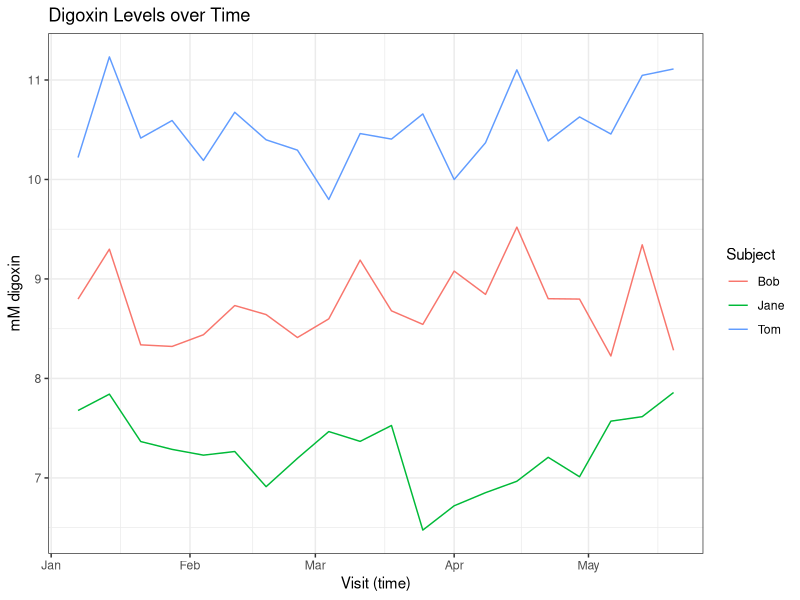

R code for this plot: (Note: this script raises an error after producing the figure.)
setwd("~/Dropbox/Documents/Teaching/Mathematical Modeling")

install.packages("deSolve")
install.packages("ggplot2")
install.packages("optimx")
library(deSolve)
library(ggplot2)
library(optimx)

ctl <- c(4.17,5.58,5.18,6.11,4.50,4.61,5.17,4.53,5.33,5.14)
trt <- c(4.81,4.17,4.41,3.59,5.87,3.83,6.03,4.89,4.32,4.69)
group <- gl(2, 10, 20, labels = c("Ctl","Trt"))
weight <- c(ctl, trt)
lm.D9 <- lm(weight ~ group)


x <- 2
y <- 3L #declare integer

x*y
x+y
x^3
x**3
x-y

x <- c(1,6,2,4)
y <- c(2,1,3)

z <- matrix(y,nrow=2,ncol=3)
z <- matrix(y,nrow=2,ncol=3, byrow=T)

###read data!

digoxin <- read.csv("Digoxin.csv", header = T)

digoxin$Visit <- as.Date(digoxin$Visit, format = "%m/%d/%y")

digoxin$Weight <- as.numeric(as.character(digoxin$Weight))
digoxin$Weight[1] <- 70

as.numeric(digoxin$Visit)

##### BEGIN ANALYSIS
library(ggplot2)

g <- ggplot(data=digoxin, aes(x=Visit, y=mM_Digoxin, group = Subject))

#note plus sign at end of line to add a linebreak in the ggplot command
g + geom_line(aes(color = Subject)) + theme_bw() + ylab("mM digoxin") + xlab("Visit (time)") +
   ggtitle("Digoxin Levels over Time")


lm(mM_Digoxin ~ Weight + I(sin(2*pi/30*Visit)), data=digoxin)

m1 <- lm(mM_Digoxin ~ Weight + I(sin(2*pi/30*as.numeric(Visit))), data=digoxin)
summary(m1)

m2 <- lm(mM_Digoxin ~ Weight + I(sin(2*pi/30*as.numeric(Visit))) - 1, data=digoxin)
summary(m2)

anova(m1,m2) #m2 would be favored
plot(m2)

digoxin$predicted <- predict(m2)

g <- ggplot(data=digoxin, aes(x=Visit, y=mM_Digoxin, group = Subject))

g + geom_line(aes(color = Subject)) + geom_line(aes(y=predicted, color = Subject), lty = 2) + 
  theme_bw() + ylab("mM digoxin") + 
  xlab("Visit (time)") +
  ggtitle("Digoxin Levels over Time with Fits")


### let's try lagging the time variable because we don't know what day = 0

plot(I(sin(as.numeric(digoxin$Visit)*2*pi/30))[1:20], type="l") #high level plot command
lines(I(sin((as.numeric(digoxin$Visit)-15)*2*pi/30))[1:20], type="l", col="red") #low level command


###we'll loop over lags and see which is best

findLag <- data.frame(lag=0:29, aic = NA)

for(i in 1:nrow(findLag)){
  lag <- findLag$lag[i]
  findLag$aic[i] <- with(digoxin,{
    time <- as.numeric(Visit) - lag
    trans_time <- sin(time * 2 * pi / 30)
    model <- lm(mM_Digoxin ~ Weight + trans_time - 1)
    AIC(model)
  })
}

plot(findLag, type = "l")
min(findLag$aic)
bestLag <- findLag$lag[which.min(findLag$aic)]

###now run the model using bestLag

m3 <- lm(mM_Digoxin ~ Weight + I(sin(2*pi/30*(as.numeric(Visit) - bestLag))) - 1, data=digoxin)
summary(m3)

digoxin$lag_predicted <- predict(m3)

g <- ggplot(data=digoxin, aes(x=Visit, y=mM_Digoxin, group = Subject))

g + geom_line(aes(color = Subject)) + geom_line(aes(y=predicted, color = Subject), lty = 2) +
  geom_line(aes(y=lag_predicted, color = Subject), lty = 3) +
  theme_bw() + ylab("mM digoxin") + 
  xlab("Visit (time)") +
  ggtitle("Digoxin Levels over Time with Fits from 2 Models")
